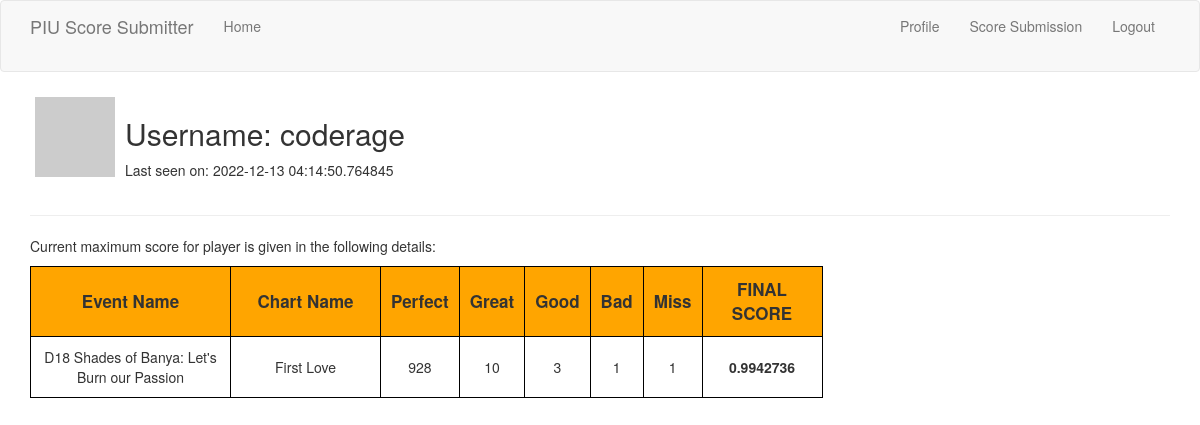
Before: /user/coderage (signed in) with the older database file.
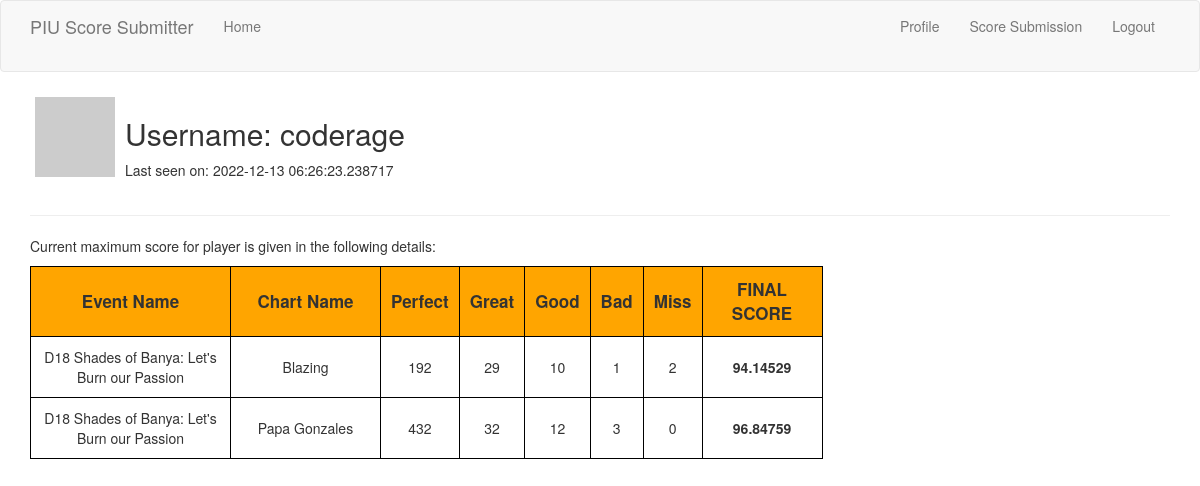
After: the same page with the newer database file.
### app/models.py (models this page shows, shortened)
class User(UserMixin, db.Model):
    id = db.Column(db.Integer, primary_key = True)
    username = db.Column(db.String(64), index = True, unique = True)
    email = db.Column(db.String(128), index = True, unique = True)
    password_hash = db.Column(db.String(128))
    about_me = db.Column(db.String(200))
    last_seen = db.Column(db.DateTime, default = datetime.utcnow)
    scores = db.relationship('Score', backref='author', lazy='dynamic')
    def avatar(self, size):
        digest = md5(self.email.lower().encode('utf-8')).hexdigest()
        return 'https://www.gravatar.com/avatar/{}?d=identicon&s={}'.format(digest, size)

class Score(db.Model):
    id = db.Column(db.Integer, primary_key = True)
    username = db.Column(db.String(64))
    event = db.Column(db.String(200))
    chart = db.Column(db.String(200))
    perfect = db.Column(db.Integer, default = 0)
    great = db.Column(db.Integer, default = 0)
    good = db.Column(db.Integer, default = 0)
    bad = db.Column(db.Integer, default = 0)
    miss = db.Column(db.Integer, default = 0)
    finalScore = db.Column(db.Float)
    user_id = db.Column(db.Integer, db.ForeignKey('user.id'))

### app/routes.py (the view)
@web.route('/user/<username>')
@login_required
def user(username):
    user = User.query.filter_by(username = username).first_or_404()
    scores = Score.query.filter_by(username = username).all()
    all_scores = []
    if len(scores) > 0:
        all_charts = sorted(set(s.chart for s in scores))
        all_events = sorted(set(s.event for s in scores))
        for event in all_events:
            for chart in all_charts:
                score_events = [s for s in scores if s.event == event and s.chart == chart]
                details = max(score_events, key = lambda p: p.finalScore)
                details.event_name = events[details.event]
                all_scores.append(details)
    if len(all_scores) == 0:
        all_scores = None
    return render_template("user.html", user = user, all_scores = all_scores)

### app/models.py (called while the page is built)
@login.user_loader
def load_user(id):
    return User.query.get(int(id))

### app/routes.py (called while the page is built)
@web.before_request
def before_request():
    if current_user.is_authenticated:
        current_user.last_seen = datetime.utcnow()
        db.session.commit()

### app/templates/user.html (shortened to what this page needs)
{% extends "base.html" %}
{% block app_content %}
    <div>
        <table class="firstTable">
            <tr valign="top">
                <td><img src="{{ user.avatar(256) }}"></td>
                <td>
                    <h2>Username: {{ user.username }}</h2>
                    {% if user.last_seen %}<p>Last seen on: {{ user.last_seen }}</p>{% endif %}
                </td>
            </tr>
        </table>
    </div>
    <hr>
    <p>Current maximum score for player is given in the following details:</p>
    {% if all_scores %}
    <div>
        <table class="secondTable">
            <colgroup>
                <col style="width:200px">
                <col style="width:150px">
                <col>
                <col>
                <col>
                <col>
                <col>
                <col style="width:120px">
            </colgroup>
            <tr>
                <th><b>Event Name</b></th>
                <th><b>Chart Name</b></th>
                <th><b>Perfect</b></th>
                <th><b>Great</b></th>
                <th><b>Good</b></th>
                <th><b>Bad</b></th>
                <th><b>Miss</b></th>
                <th><b>FINAL SCORE</b></th>
            </tr>
            {% for details in all_scores %}
            <tr>
                <td>{{ details.event_name }}</td>
                <td>{{ details.chart }}</td>
                <td>{{ details.perfect }}</td>
                <td>{{ details.great }}</td>
                <td>{{ details.good }}</td>
                <td>{{ details.bad }}</td>
                <td>{{ details.miss }}</td>
                <td><b>{{ details.finalScore }}</b></td>
            </tr>
            {% endfor %}
        </table>
    </div>
    {% else %}
    <p>You have not submitted any score. Please submit before the deadline</p>
    {% endif %}
{% endblock %}

### app/templates/base.html (shortened to what this page needs)
{% extends 'bootstrap/base.html' %}
{% block navbar %}
    <nav class="navbar navbar-default">
        <div class="container">
            <div class="navbar-header">
                <a class="navbar-brand" href="{{ url_for('home') }}">PIU Score Submitter</a>
            </div>
            <div class="collapse navbar-collapse" id="bs-example-navbar-collapse-1">
                <ul class="nav navbar-nav">
                    <li><a href="{{ url_for('home') }}">Home</a></li>
                </ul>
                <ul class="nav navbar-nav navbar-right">
                    {% if current_user.is_anonymous %}
                    <li><a href="{{ url_for('login') }}">Login</a></li>
                    {% else %}
                    <li><a href="{{ url_for('user', username=current_user.username) }}">Profile</a></li>
                    <li><a href = "{{ url_for('score') }}">Score Submission</a><br></li>
                    <li><a href="{{ url_for('logout') }}">Logout</a></li>
                    {% endif %}
                </ul>
            </div>
        </div>
    </nav>
{% endblock %}
{% block content %}
    <div class="container">
        {% block app_content %}
        {% endblock %}
    </div>
{% endblock %}

### app/templates/user.html (style rules this page uses)
.firstTable, .firstTable th, .firstTable td { border: 1px }
.firstTable th, .firstTable td { padding : 5px; text-align: left; }
.secondTable, .secondTable th, .secondTable td { border: 1px solid black; border-collapse: collapse; }
.secondTable th, .secondTable td { padding: 10px; text-align: center; }
.secondTable th { background-color: orange; font-size: 17px; }
.secondTable colgroup { width: 50px }

Changed rows visible on the page:
no longer on this page (row edited): Score: event_name "D18 Shades of Banya: Let's Burn our Passion", chart "First Love", perfect "928", great "10", good "3", bad "1", miss "1", finalScore "0.9942736"
changed User "coderage": last_seen "2022-12-13 04:14:50.764845" → "2022-12-13 06:26:23.238717"
added Score: event_name "D18 Shades of Banya: Let's Burn our Passion", chart "Blazing", perfect "192", great "29", good "10", bad "1", miss "2", finalScore "94.14529"
added Score: event_name "D18 Shades of Banya: Let's Burn our Passion", chart "Papa Gonzales", perfect "432", great "32", good "12", bad "3", miss "0", finalScore "96.84759"
